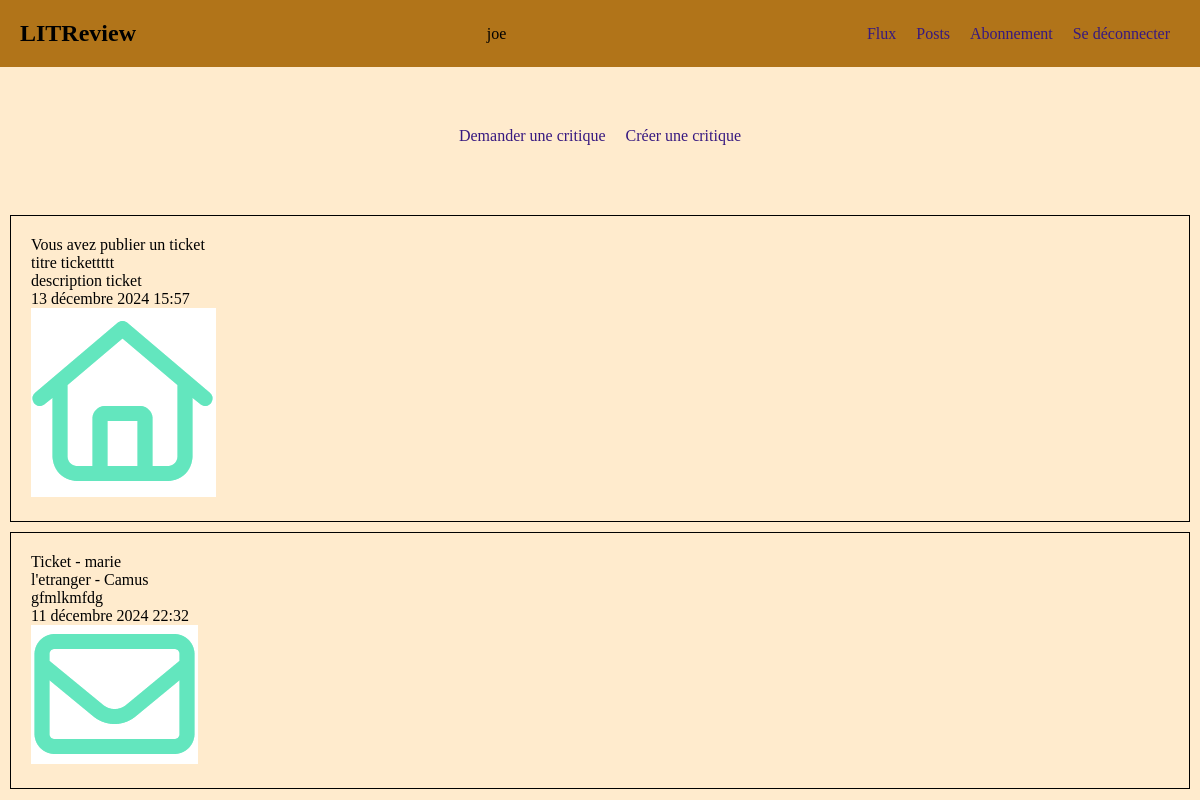
The page /review/flux/ (signed in) on the database as committed earlier.
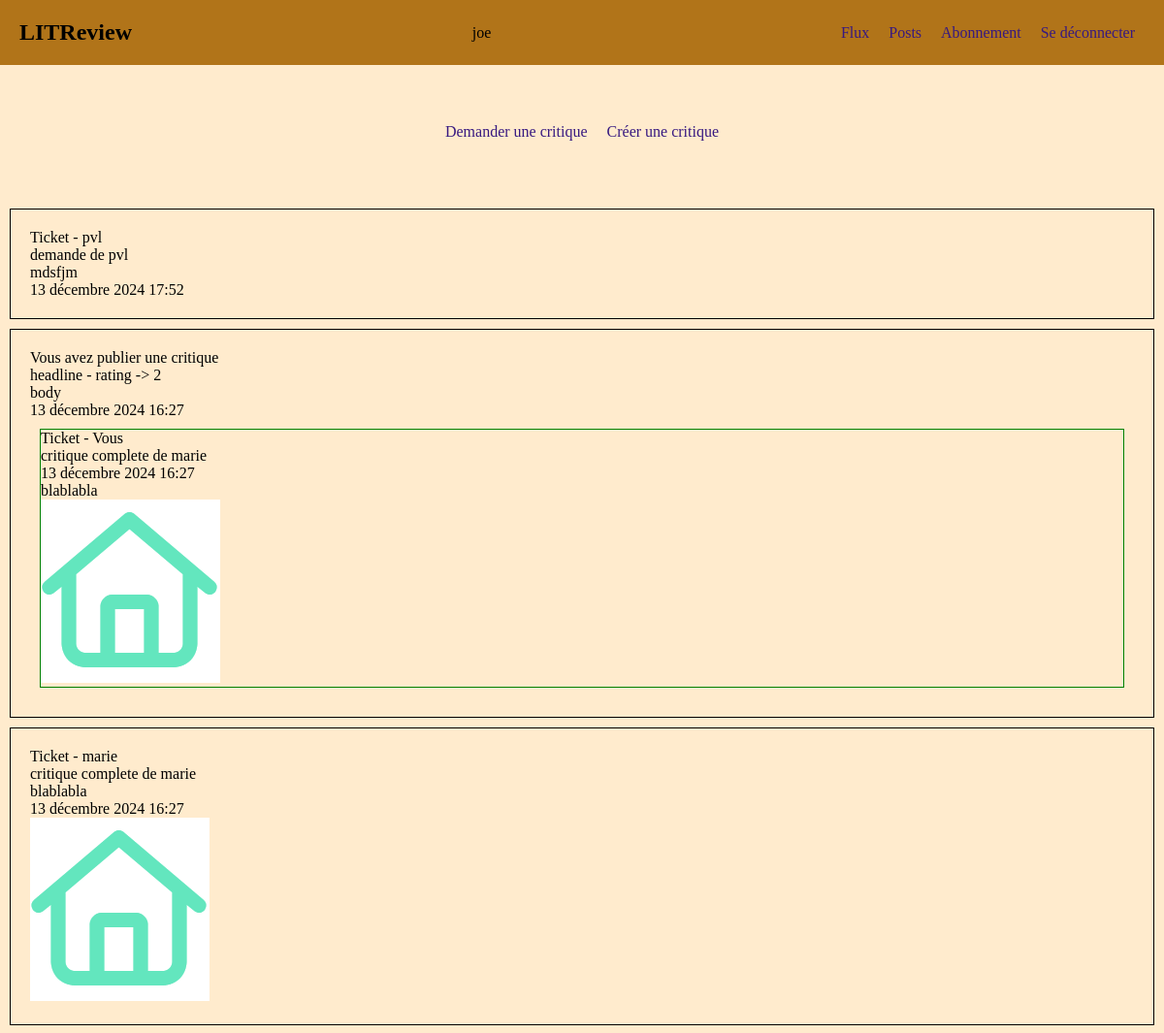
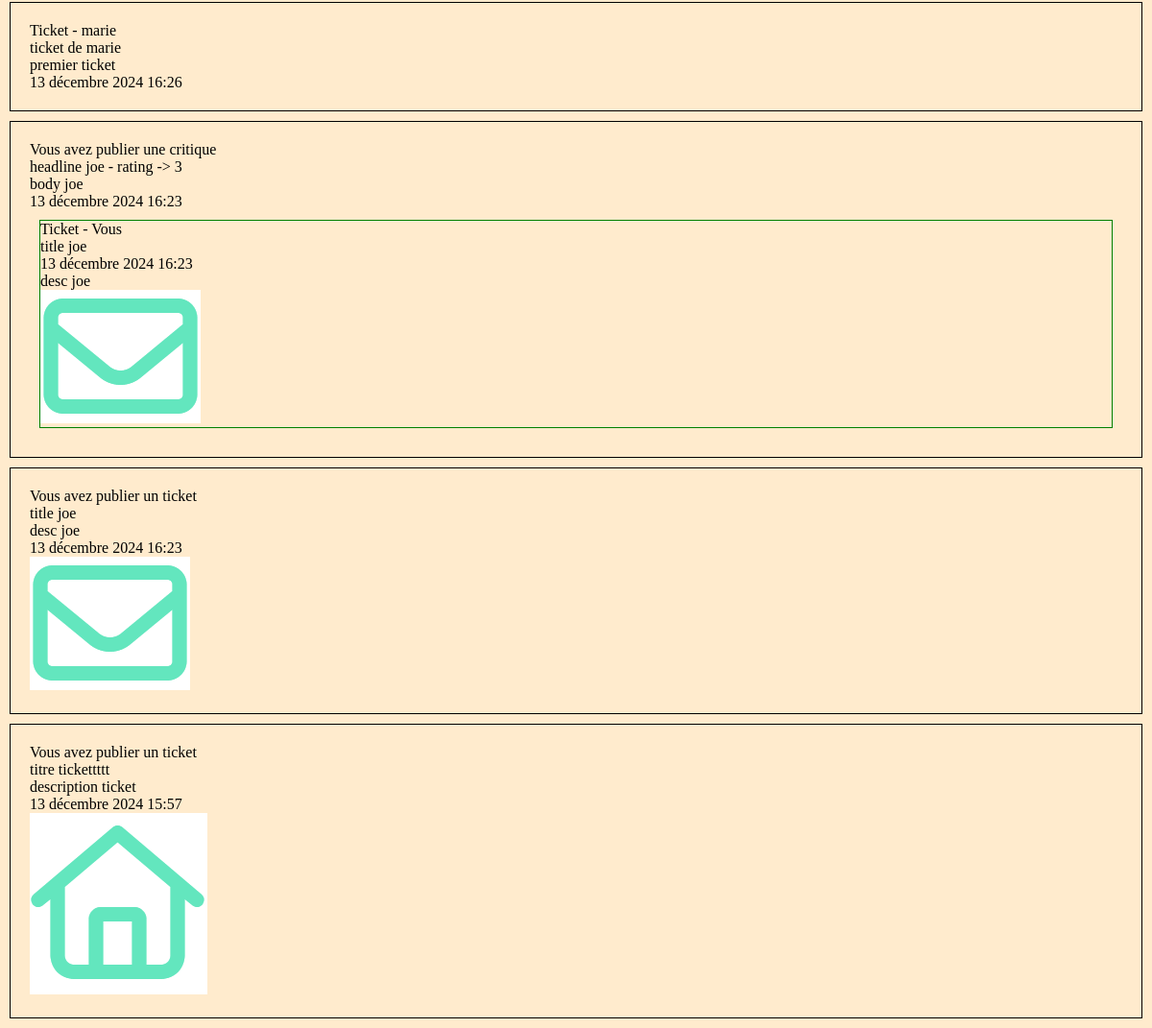
The same page on the database as committed later (2 pictures, top to bottom).
### authentication/models.py (models this page shows, shortened)
class User(AbstractBaseUser, PermissionsMixin):
    username = models.CharField(max_length=20, unique=True)
    is_active = models.BooleanField(default=True)
    is_superuser = models.BooleanField(default=False)
    is_staff = models.BooleanField(default=False)
    date_joined = models.DateTimeField(default=timezone.now)
    last_login = models.DateTimeField(blank=True, null=True)
    objects = CustomUserManager()
    USERNAME_FIELD = 'username'
    REQUIRED_FIELDS = []

### review/models.py (models this page shows)
class Ticket(models.Model):
    title = models.CharField(max_length=128)
    description = models.CharField(max_length=2048, blank=True)
    user = models.ForeignKey(to=settings.AUTH_USER_MODEL, on_delete=models.CASCADE)
    image = models.ImageField(null=True, blank=True)
    time_created = models.DateTimeField(auto_now_add=True)

class Review(models.Model):
    ticket = models.ForeignKey(to=Ticket, on_delete=models.CASCADE)
    rating = models.PositiveSmallIntegerField(validators=[MinValueValidator(0), MaxValueValidator(5)])
    headline = models.CharField(max_length=128)
    body = models.CharField(max_length=8192, blank=True)
    user = models.ForeignKey(to=settings.AUTH_USER_MODEL, on_delete=models.CASCADE)
    time_created = models.DateTimeField(auto_now_add=True)

### review/views.py (the view)
# urls.py: path('flux/', views.FluxView.as_view(), name='flux'),
class FluxView(LoginRequiredMixin, View):
    template = 'review/flux.html'
    ticket_class = models.Ticket
    review_class = models.Review
    def get(self, request):
        users_viewable = User.objects.filter(
            Q(follow_user__user = request.user) |
            Q(pk=request.user.pk)
        )
        tickets = self.ticket_class.objects.filter(user__in=users_viewable)
        tickets = tickets.annotate(content_type=Value('TICKET', CharField()))
        reviews = self.review_class.objects.filter(user__in=users_viewable)
        reviews = reviews.annotate(content_type=Value('REVIEW', CharField()))
        posts = sorted(
            chain(tickets, reviews),
            key=lambda post: post.time_created,
            reverse=True
        )
        return render(request, self.template, context={'posts': posts})

### review/templates/review/flux.html
{% extends 'base.html' %}
{% block content %}
    <div class="flux_head">
        <a href="{% url 'create_ticket' %}">Demander une critique</a>
        <a href="{% url 'create_review' %}">Créer une critique</a>
    </div>
    <div>
        {% for post in posts %}
            <div class="cadre">
                {% if post.content_type == 'TICKET' %}
                {% include 'review/partials/ticket_snippet.html' %}
                {% elif post.content_type == 'REVIEW' %}
                {% include 'review/partials/review_snippet.html' %}
                {% endif %}
            </div>
        {% endfor %}
    </div>
{% endblock %}

### templates/base.html (shortened to what this page needs)
<!DOCTYPE html>
<html lang="en">
<head>
    <link rel="stylesheet" href="/static/css/style.css">
</head>
<body>
    <nav>
        <h1>LITReview</h1>
        <p>{{ user }}</p>
        <ul>
            {% if user.is_authenticated %}
                <li>
                    <a href="{% url 'flux' %}">Flux</a>
                </li>
                <li>
                    <a href="{% url 'posts' %}">Posts</a>
                </li>
                <li>
                    <a href="{% url 'follows' %}">Abonnement</a>
                </li>
                <li>
                    <a href="{% url 'logout' %}">Se déconnecter</a>
                </li>
            {% endif %}
        </ul>
    </nav>
    <section class="main">
        {% block content %}{% endblock %}
    </section>
</body>
</html>

### review/templates/review/partials/ticket_snippet.html
<div class="head_left">
    {% if post.user == user %}
    <p>Vous avez publier un ticket</p>
    {% else %}
    <p>Ticket - {{ post.user }}</p>
    {% endif %}
    <p>{{ post.title }}</p>
    <p>{{ post.description }}</p>
</div>
<p>{{ post.time_created }}</p>
{% if post.image %}
    <img src="{{ post.image.url }}" alt="">
{% endif %}

### review/templates/review/partials/review_snippet.html
<div class="head_left">
    <p>Vous avez publier une critique</p>
    <p>{{ post.headline }} - rating -> {{ post.rating }}</p>
    <p>{{ post.body }}</p>
</div>
<p>{{ post.time_created }}</p>
<div class="ticket">
    <p>Ticket - Vous</p>
    <p>{{ post.ticket.title }}</p>
    <p>{{ post.ticket.time_created }}</p>
    <p>{{ post.ticket.description }}</p>
    {% if post.ticket.image %}
        <img src="{{ post.ticket.image.url }}" alt="">
    {% endif %}
</div>

### static/css/style.css (style rules this page uses)
* { margin: 0; padding: 0; text-decoration: none; list-style-type: none; }
body { background-color: blanchedalmond; }
a { color: rgb(55, 25, 128); padding: 10px; }
nav { display: flex; justify-content: space-between; align-items: center; padding: 20px; background-color: rgb(177, 116, 25); }
nav ul { display: flex; }
.flux_head { display: flex; justify-content: center; padding: 50px; }
.cadre { border: 1px solid black; margin: 10px; padding: 20px; }
.ticket { margin: 10px; border: 1px solid green; }

Rows that differ between the two databases and show on the page:
removed Ticket: user "marie", title "l'etranger - Camus", description "gfmlkmfdg", time_created "11 décembre 2024 22:32", image (picture)
added Ticket: user "pvl", title "demande de pvl", description "mdsfjm", time_created "13 décembre 2024 17:52"
added Review: headline "headline", rating "2", body "body", time_created "13 décembre 2024 16:27", ticket "critique complete de marie", ticket.time_created "13 décembre 2024 16:27", ticket.description "blablabla", ticket.image (picture)
added Ticket: user "marie", title "critique complete de marie", description "blablabla", time_created "13 décembre 2024 16:27", image (picture)
added Ticket: user "marie", title "ticket de marie", description "premier ticket", time_created "13 décembre 2024 16:26"
added Review: headline "headline joe", rating "3", body "body joe", time_created "13 décembre 2024 16:23", ticket "title joe", ticket.time_created "13 décembre 2024 16:23", ticket.description "desc joe", ticket.image (picture)
added Ticket: shows "Vous avez publier un ticket", title "title joe", description "desc joe", time_created "13 décembre 2024 16:23", image (picture)
